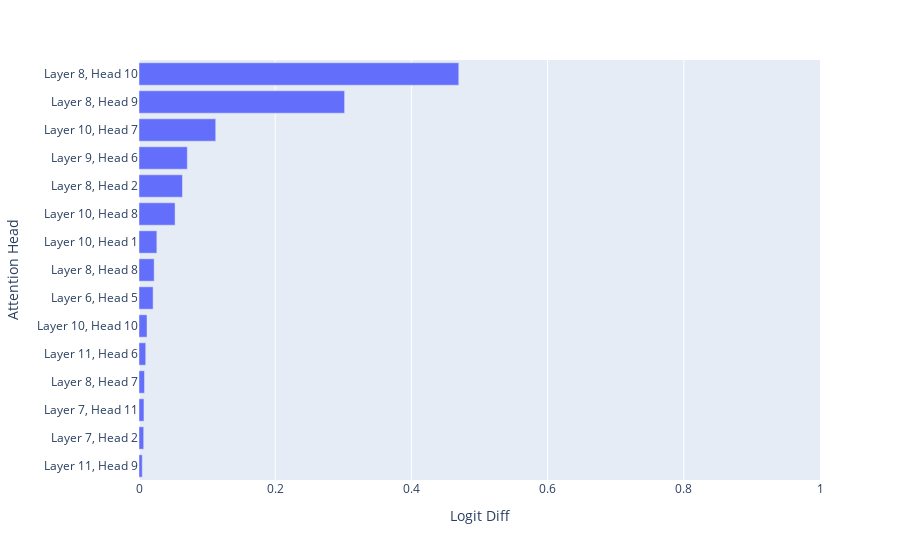

This figure's notebook cell:
### Code cell
plot_attention_heads(per_head_logit_diffs/clean_logit_diff, top_n=15, range_x=[0, 1])

### Figure 1 — Plotly figure (JSON) as saved in the notebook; plotly's stock layout.template omitted (floating-point values rounded to 4 significant figures)
{"data": [{"alignmentgroup": "True", "hovertemplate": "Logit Diff=%{x}<br>Attention Head=%{y}<extra></extra>", "legendgroup": "", "marker": {"color": "#636efa", "pattern": {"shape": ""}}, "name": "", "offsetgroup": "", "orientation": "h", "showlegend": false, "textposition": "auto", "type": "bar", "x": [0.004792, 0.006901, 0.007302, 0.008097, 0.009892, 0.01179, 0.02074, 0.02229, 0.02622, 0.05298, 0.0638, 0.07095, 0.1127, 0.3019, 0.4696], "xaxis": "x", "y": ["Layer 11, Head 9", "Layer 7, Head 2", "Layer 7, Head 11", "Layer 8, Head 7", "Layer 11, Head 6", "Layer 10, Head 10", "Layer 6, Head 5", "Layer 8, Head 8", "Layer 10, Head 1", "Layer 10, Head 8", "Layer 8, Head 2", "Layer 9, Head 6", "Layer 10, Head 7", "Layer 8, Head 9", "Layer 8, Head 10"], "yaxis": "y"}], "layout": {"barmode": "relative", "legend": {"tracegroupgap": 0}, "margin": {"t": 60}, "xaxis": {"anchor": "y", "domain": [0, 1], "range": [0, 1], "title": {"text": "Logit Diff"}}, "yaxis": {"anchor": "x", "domain": [0, 1], "title": {"text": "Attention Head"}}}}
